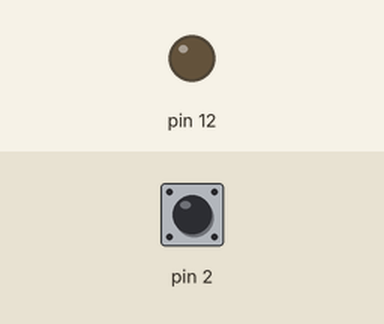
Recording of a sketch running on a simulated Arduino Uno, built with avr-gcc and run on an emulated ATmega328P. Parts: output pins drawn as LEDs (lit = HIGH). Dashed ring = blinking. Inputs (shaded band) come from the test bench; at power-on: pin 2 HIGH.

Above: at 1.2 s.
1.3 s: pin 2 pulled LOW for 1 s
At 3.5 s:
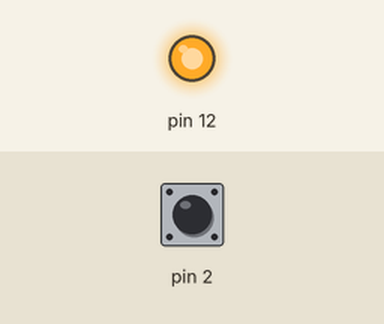
4.3 s: pin 2 pulled LOW for 0.15 s
At 5.1 s:
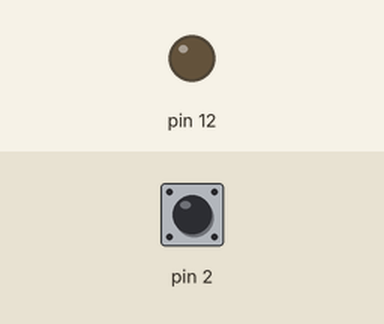
5.9 s: pin 2 pulled LOW for 3.2 s
At 6.07 s:
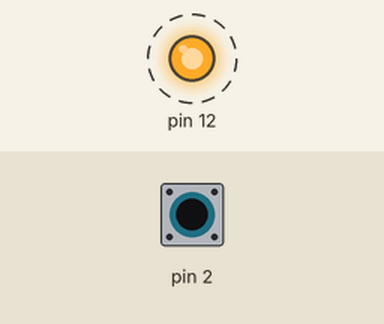
Timing chart, 0 to 10.5 s (numbered marks = the images above; inputs shaded):
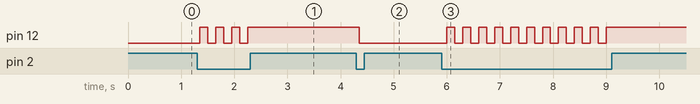

Measured:
- after the input at 1.3 s, pin 12: alternates HIGH for 0.15 s and LOW for 0.15 s, 7 changes in all, then stays HIGH, starting after 0.05 s
- after the input at 4.3 s, pin 12: HIGH → LOW after 0.05 s
- after the input at 5.9 s, pin 12: alternates HIGH for 0.15 s and LOW for 0.15 s, 21 changes in all, then stays HIGH, starting after 0.10 s

The sketch:

NOT.ino
```cpp
/**
  Funções Lógicas - NOT
  Simulador de uma prensa BI-Manual
  @author Sara Oliveira
*/

void setup() {
  pinMode(12, OUTPUT);
  pinMode(2, INPUT_PULLUP);
  /*
  Serial.begin(9600);
  digitalWrite( 12, 0); // HIGH = 1 = 5V | LOW = 0 = GND
  int led = digitalRead(12); //Capturar o estado do LED (0 ou 1)
  Serial.print("Valor de leitura do LED: ");
  Serial.println(led);
  */
}

void loop() {
  int botao = digitalRead(2);
  int led = digitalRead(12);
  //se o botão 1 for pressionado INVERTER a lógica
  //para ascender ou APAGAR o LED
  if (botao == 0){
    digitalWrite(12, !led); //! Função NOT = 1
  }
   delay(150); //Minimizar efeito mecânico do Botão
}
```
